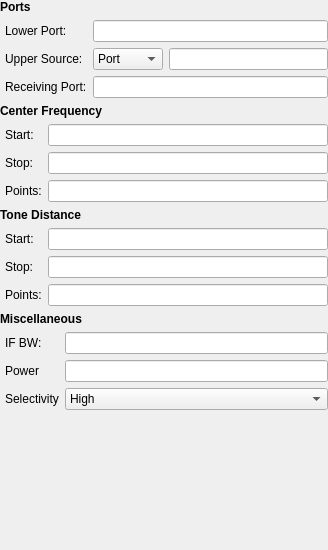
<?xml version="1.0" encoding="UTF-8"?>
<ui version="4.0">
 <class>IntermodWidget</class>
 <widget class="QWidget" name="IntermodWidget">
  <property name="geometry">
   <rect>
    <x>0</x>
    <y>0</y>
    <width>328</width>
    <height>550</height>
   </rect>
  </property>
  <property name="windowTitle">
   <string>Form</string>
  </property>
  <layout class="QVBoxLayout" name="verticalLayout_5">
   <property name="leftMargin">
    <number>0</number>
   </property>
   <property name="topMargin">
    <number>0</number>
   </property>
   <property name="rightMargin">
    <number>0</number>
   </property>
   <property name="bottomMargin">
    <number>0</number>
   </property>
   <item>
    <widget class="QWidget" name="portsSection" native="true">
     <layout class="QVBoxLayout" name="verticalLayout">
      <property name="leftMargin">
       <number>0</number>
      </property>
      <property name="topMargin">
       <number>0</number>
      </property>
      <property name="rightMargin">
       <number>0</number>
      </property>
      <property name="bottomMargin">
       <number>0</number>
      </property>
      <item>
       <widget class="QLabel" name="portsHeader">
        <property name="font">
         <font>
          <weight>75</weight>
          <bold>true</bold>
         </font>
        </property>
        <property name="text">
         <string>Ports</string>
        </property>
       </widget>
      </item>
      <item>
       <widget class="QWidget" name="portsSettingsSection" native="true">
        <layout class="QGridLayout" name="gridLayout">
         <property name="leftMargin">
          <number>5</number>
         </property>
         <property name="topMargin">
          <number>0</number>
         </property>
         <property name="rightMargin">
          <number>0</number>
         </property>
         <property name="bottomMargin">
          <number>0</number>
         </property>
         <item row="2" column="0">
          <widget class="QLabel" name="receivingPortLabel">
           <property name="text">
            <string>Receiving Port:</string>
           </property>
          </widget>
         </item>
         <item row="0" column="0">
          <widget class="QLabel" name="lowerPortLabel">
           <property name="text">
            <string>Lower Port:</string>
           </property>
          </widget>
         </item>
         <item row="0" column="1">
          <widget class="RsaToolbox::PointsEdit" name="lowerPort"/>
         </item>
         <item row="1" column="0">
          <widget class="QLabel" name="upperSourceLabel">
           <property name="text">
            <string>Upper Source:</string>
           </property>
          </widget>
         </item>
         <item row="2" column="1">
          <widget class="RsaToolbox::PointsEdit" name="receivingPort"/>
         </item>
         <item row="1" column="1">
          <widget class="QWidget" name="upperSource" native="true">
           <property name="minimumSize">
            <size>
             <width>0</width>
             <height>0</height>
            </size>
           </property>
           <layout class="QHBoxLayout" name="horizontalLayout" stretch="0,1">
            <property name="leftMargin">
             <number>0</number>
            </property>
            <property name="topMargin">
             <number>0</number>
            </property>
            <property name="rightMargin">
             <number>0</number>
            </property>
            <property name="bottomMargin">
             <number>0</number>
            </property>
            <item>
             <widget class="QComboBox" name="upperSourceType">
              <item>
               <property name="text">
                <string>Port</string>
               </property>
              </item>
              <item>
               <property name="text">
                <string>SigGen</string>
               </property>
              </item>
             </widget>
            </item>
            <item>
             <widget class="RsaToolbox::PointsEdit" name="upperSourceIndex"/>
            </item>
           </layout>
          </widget>
         </item>
        </layout>
       </widget>
      </item>
     </layout>
    </widget>
   </item>
   <item>
    <widget class="QWidget" name="widget" native="true">
     <layout class="QVBoxLayout" name="verticalLayout_2">
      <property name="leftMargin">
       <number>0</number>
      </property>
      <property name="topMargin">
       <number>0</number>
      </property>
      <property name="rightMargin">
       <number>0</number>
      </property>
      <property name="bottomMargin">
       <number>0</number>
      </property>
      <item>
       <widget class="QLabel" name="centerFrequencyHeader">
        <property name="font">
         <font>
          <weight>75</weight>
          <bold>true</bold>
         </font>
        </property>
        <property name="text">
         <string>Center Frequency</string>
        </property>
       </widget>
      </item>
      <item>
       <widget class="QWidget" name="centerFrequencySettingsSection" native="true">
        <layout class="QGridLayout" name="gridLayout_2">
         <property name="leftMargin">
          <number>5</number>
         </property>
         <property name="topMargin">
          <number>0</number>
         </property>
         <property name="rightMargin">
          <number>0</number>
         </property>
         <property name="bottomMargin">
          <number>0</number>
         </property>
         <item row="1" column="0">
          <widget class="QLabel" name="stopCenterFrequencyLabel">
           <property name="text">
            <string>Stop:</string>
           </property>
          </widget>
         </item>
         <item row="1" column="1">
          <widget class="RsaToolbox::FrequencyEdit" name="stopCenterFrequency"/>
         </item>
         <item row="0" column="1">
          <widget class="RsaToolbox::FrequencyEdit" name="startCenterFrequency"/>
         </item>
         <item row="0" column="0">
          <widget class="QLabel" name="startCenterFrequencyLabel">
           <property name="text">
            <string>Start:</string>
           </property>
          </widget>
         </item>
         <item row="2" column="0">
          <widget class="QLabel" name="centerFrequencyPointsLabel">
           <property name="text">
            <string>Points:</string>
           </property>
          </widget>
         </item>
         <item row="2" column="1">
          <widget class="RsaToolbox::PointsEdit" name="centerFrequencyPoints"/>
         </item>
        </layout>
       </widget>
      </item>
     </layout>
    </widget>
   </item>
   <item>
    <widget class="QWidget" name="toneDistanceSection" native="true">
     <layout class="QVBoxLayout" name="verticalLayout_3">
      <property name="leftMargin">
       <number>0</number>
      </property>
      <property name="topMargin">
       <number>0</number>
      </property>
      <property name="rightMargin">
       <number>0</number>
      </property>
      <property name="bottomMargin">
       <number>0</number>
      </property>
      <item>
       <widget class="QLabel" name="toneDistanceHeader">
        <property name="font">
         <font>
          <weight>75</weight>
          <bold>true</bold>
         </font>
        </property>
        <property name="text">
         <string>Tone Distance</string>
        </property>
       </widget>
      </item>
      <item>
       <widget class="QWidget" name="toneDistanceSettings" native="true">
        <layout class="QGridLayout" name="gridLayout_3">
         <property name="leftMargin">
          <number>5</number>
         </property>
         <property name="topMargin">
          <number>0</number>
         </property>
         <property name="rightMargin">
          <number>0</number>
         </property>
         <property name="bottomMargin">
          <number>0</number>
         </property>
         <item row="1" column="0">
          <widget class="QLabel" name="stopToneDistanceLabel">
           <property name="text">
            <string>Stop:</string>
           </property>
          </widget>
         </item>
         <item row="1" column="1">
          <widget class="RsaToolbox::FrequencyEdit" name="stopToneDistance"/>
         </item>
         <item row="0" column="1">
          <widget class="RsaToolbox::FrequencyEdit" name="startToneDistance"/>
         </item>
         <item row="0" column="0">
          <widget class="QLabel" name="startToneDistanceLabel">
           <property name="text">
            <string>Start:</string>
           </property>
          </widget>
         </item>
         <item row="2" column="0">
          <widget class="QLabel" name="toneDistancePointsLabel">
           <property name="text">
            <string>Points:</string>
           </property>
          </widget>
         </item>
         <item row="2" column="1">
          <widget class="RsaToolbox::PointsEdit" name="toneDistancePoints"/>
         </item>
        </layout>
       </widget>
      </item>
     </layout>
    </widget>
   </item>
   <item>
    <widget class="QWidget" name="toneDistanceSection_2" native="true">
     <layout class="QVBoxLayout" name="verticalLayout_4">
      <property name="leftMargin">
       <number>0</number>
      </property>
      <property name="topMargin">
       <number>0</number>
      </property>
      <property name="rightMargin">
       <number>0</number>
      </property>
      <property name="bottomMargin">
       <number>0</number>
      </property>
      <item>
       <widget class="QLabel" name="miscellaneousHeader">
        <property name="font">
         <font>
          <weight>75</weight>
          <bold>true</bold>
         </font>
        </property>
        <property name="text">
         <string>Miscellaneous</string>
        </property>
       </widget>
      </item>
      <item>
       <widget class="QWidget" name="toneDistanceSettings_2" native="true">
        <layout class="QGridLayout" name="gridLayout_4">
         <property name="leftMargin">
          <number>5</number>
         </property>
         <property name="topMargin">
          <number>0</number>
         </property>
         <property name="rightMargin">
          <number>0</number>
         </property>
         <property name="bottomMargin">
          <number>0</number>
         </property>
         <item row="1" column="0">
          <widget class="QLabel" name="powerLabel">
           <property name="text">
            <string>Power</string>
           </property>
          </widget>
         </item>
         <item row="1" column="1">
          <widget class="RsaToolbox::PowerEdit" name="power"/>
         </item>
         <item row="0" column="1">
          <widget class="RsaToolbox::FrequencyEdit" name="ifBw"/>
         </item>
         <item row="0" column="0">
          <widget class="QLabel" name="ifBwLabel">
           <property name="text">
            <string>IF BW:</string>
           </property>
          </widget>
         </item>
         <item row="2" column="0">
          <widget class="QLabel" name="selectivityLabel">
           <property name="text">
            <string>Selectivity</string>
           </property>
          </widget>
         </item>
         <item row="2" column="1">
          <widget class="QComboBox" name="selectivity">
           <property name="currentIndex">
            <number>1</number>
           </property>
           <item>
            <property name="text">
             <string>Normal</string>
            </property>
           </item>
           <item>
            <property name="text">
             <string>High</string>
            </property>
           </item>
          </widget>
         </item>
        </layout>
       </widget>
      </item>
     </layout>
    </widget>
   </item>
   <item>
    <spacer name="verticalSpacer">
     <property name="orientation">
      <enum>Qt::Vertical</enum>
     </property>
     <property name="sizeHint" stdset="0">
      <size>
       <width>20</width>
       <height>40</height>
      </size>
     </property>
    </spacer>
   </item>
  </layout>
 </widget>
 <customwidgets>
  <customwidget>
   <class>RsaToolbox::FrequencyEdit</class>
   <extends>QLineEdit</extends>
   <header>FrequencyEdit.h</header>
  </customwidget>
  <customwidget>
   <class>RsaToolbox::PointsEdit</class>
   <extends>QLineEdit</extends>
   <header>PointsEdit.h</header>
  </customwidget>
  <customwidget>
   <class>RsaToolbox::PowerEdit</class>
   <extends>QLineEdit</extends>
   <header>PowerEdit.h</header>
  </customwidget>
 </customwidgets>
 <tabstops>
  <tabstop>lowerPort</tabstop>
  <tabstop>upperSourceType</tabstop>
  <tabstop>upperSourceIndex</tabstop>
  <tabstop>receivingPort</tabstop>
  <tabstop>startCenterFrequency</tabstop>
  <tabstop>stopCenterFrequency</tabstop>
  <tabstop>centerFrequencyPoints</tabstop>
  <tabstop>startToneDistance</tabstop>
  <tabstop>stopToneDistance</tabstop>
  <tabstop>toneDistancePoints</tabstop>
  <tabstop>ifBw</tabstop>
  <tabstop>power</tabstop>
  <tabstop>selectivity</tabstop>
 </tabstops>
 <resources/>
 <connections/>
</ui>
